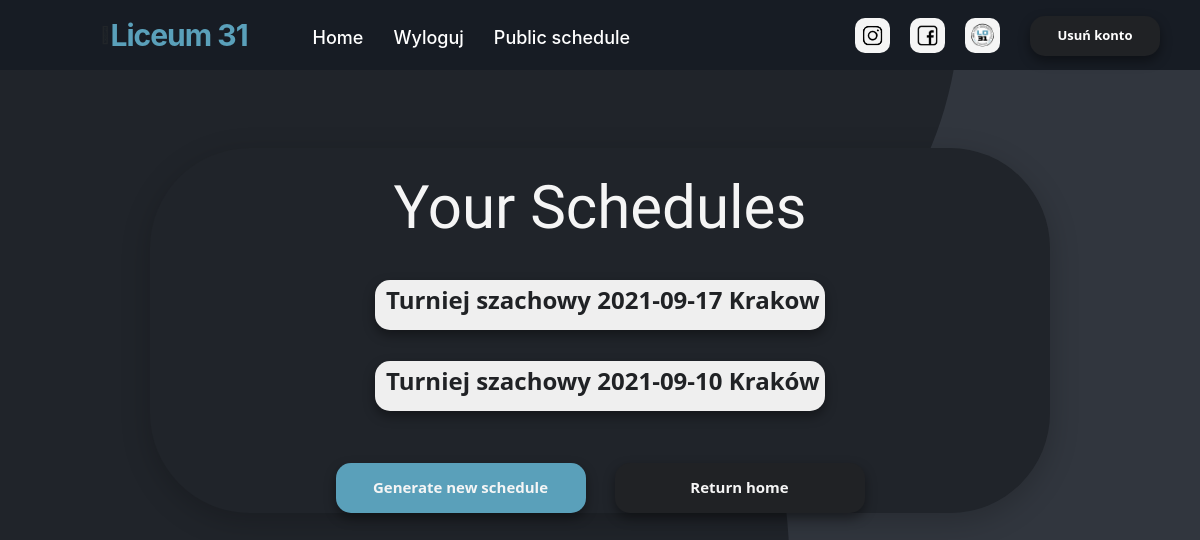
Before: /tournaments (signed in) with the older database file.
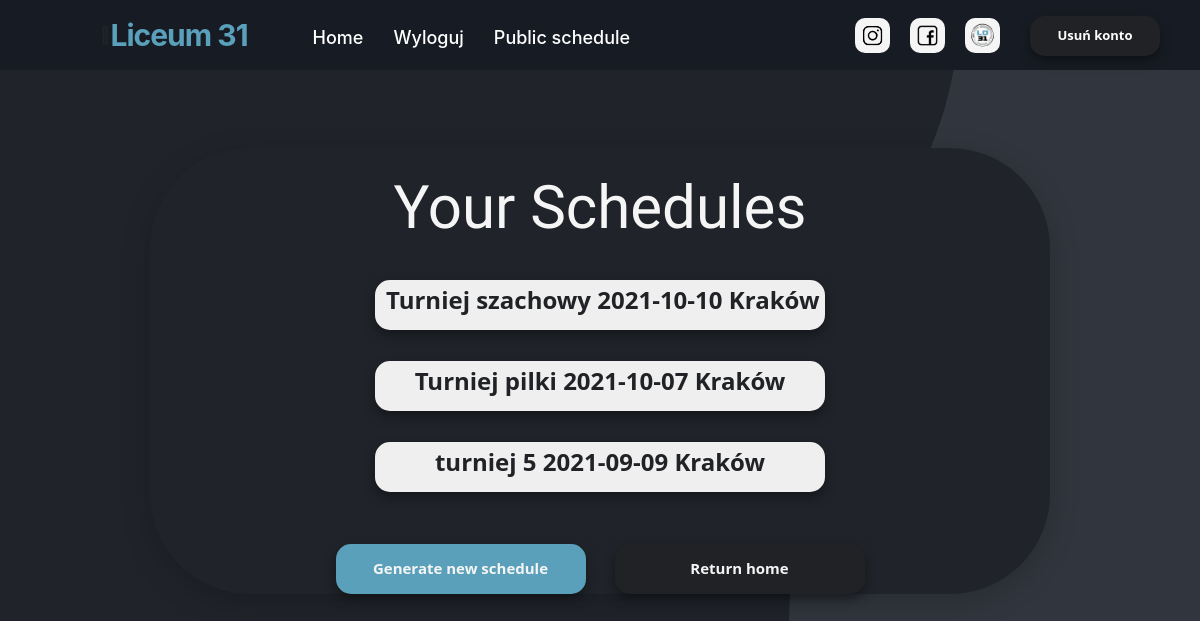
After: the same page with the newer database file.
### website/models.py (models this page shows)
class Tournament(db.Model):
    id = db.Column(db.Integer,primary_key=True)
    user_id = db.Column(db.Integer,db.ForeignKey('user.id'))
    name = db.Column(db.String(150))
    date = db.Column(db.Date)
    location = db.Column(db.String(150))
    discipline = db.Column(db.String(150))
    type = db.Column(db.String(150))
    status = db.Column(db.String(150), default="upcoming")
    is_public = db.Column(db.Boolean(),default=False)
    duals = db.relationship('Dual')
    players = db.relationship('Player')
    teams = db.relationship('Team')
    standings = db.relationship('Standing')

### website/views.py (the view)
@views.route('/tournaments', methods=['GET', 'POST'])
@login_required
def tournaments():
    return render_template("tournaments.html", user=current_user)

### website/__init__.py (called while the page is built)
def create_app():
    app = Flask(__name__)
    app.config['SECRET_KEY'] = 'kjabwdlajbal'
    app.config['SQLALCHEMY_DATABASE_URI'] = f'sqlite:///{DB_NAME}'
    db.init_app(app)  # inicjowanie bazy danych dla aplikacji
    from .views import views
    from .auth import auth
    app.register_blueprint(views, url_prefix='/')
    app.register_blueprint(auth, url_prefix='/')
    from .models import User,Player
    create_datebase(app)
    login_manager = LoginManager()
    login_manager.login_view = 'auth.login'
    login_manager.init_app(app)
    @login_manager.user_loader
    def load_user(id):
        return User.query.get(int(id))
    return app

### website/templates/tournaments.html
 {% extends "base.html" %} {% block title %}Schedules{% endblock %} {% block content %}
<section class="tournaments_box_container container_tournaments">
    <br>
    <h3 align="center">Your Schedules</h3>
    <br>
    <ol class="list-group list-group-flush" id="pary">
        {% for tournament in user.tournaments %}
        <div align="center">
            <ol class="badge ">
                <button class="btn-danger_nav_list_group" onClick="showTournament({{tournament.id}})"> <div> <h4>{{tournament.name}} {{tournament.date}} {{tournament.location}}</h4> </div></button>
            </ol>
        </div>
        <br /> {% endfor %}
    </ol>
    <br />
    <div align="center">
        <a href="/new-schedule">
            <button type="button" class="btn-danger_nav_tournaments_blue">Generate new schedule</button>
        </a>
        <a href="/" style="margin-left: 25px;">
            <button type="button" class="btn-danger_nav_tournaments">Return home</button>
        </a>
    </div>
</section>
{% endblock %}

### website/templates/base.html (shortened to what this page needs)
<!DOCTYPE html>
<html>
<head>
    <link rel="stylesheet" href="https://stackpath.bootstrapcdn.com/bootstrap/4.4.1/css/bootstrap.min.css" />
    <link rel="stylesheet" href="https://stackpath.bootstrapcdn.com/font-awesome/4.7.0/css/font-awesome.min.css" />
    <link rel="stylesheet" href="{{ url_for('static', filename='style.css') }}">
</head>
<body>
    <nav>
        <div class="menu-icon">
            <span class="fas fa-bars"></span></div>
        <div class="logo" style="color: #5AA0BA; font-weight: 700;">
            Liceum 31</div>
        <div class="nav-items">
            {% if user.is_authenticated %}
            <li><a class="linkbutton link-active" id="home" href="/">Home</a></li>
            <li><a class="linkbutton" id="logout" href="/logout">Wyloguj</a></li>
            <li><a class="linkbutton" href="/public-schedule">Public schedule</a></li>
            {% else %}
            <li><a class="linkbutton" id="login" href="/login">Zaloguj</a></li>
            <li><a class="linkbutton" id="signUp" href="/sign-up">Zarejestruj się</a></li>
            {% endif %}
        </div>
        <a href="https://www.instagram.com/31lokrakow" target="_blank" rel="noopener noreferrer"> <img style="margin-right: 20px;" class="logo_social" src="../static/instragram-icon.png" width="35" height="35" alt="Instagram logo"></a>
        <a href="https://www.facebook.com/31LOKrakow" target="_blank" rel="noopener noreferrer"> <img style="margin-right: 20px;" class="logo_social" src="../static/facebook-icon.png" width="35" height="35" alt="Facebook logo"></a>
        <a href="https://www.lo31.krakow.pl/" target="_blank" rel="noopener noreferrer"> <img class="logo_social" src="../static/logo 31lo.png" width="35" height="35" alt="Oficjalna strona 31LO"></a>
        <button style="margin-left: 30px; margin-right: -60px;" align="right" type="submit" class="btn-danger_nav" onClick="deleteUser({{user.id}})">
      Usuń konto
    </button>
    </nav>
    <div class="container">{% block content %} {% endblock %}</div>
</body>
</html>

### website/static/style.css (style rules this page uses)
body { background-image: url("../static/bgp.png"); scroll-behavior: smooth; overflow: overlay; background-repeat: no-repeat; background-attachment: fixed }
.list-group { display: flex; flex-direction: column; padding-left: 0; margin-bottom: 0; font-weight: 700; }
nav { background: #171c24; display: flex; flex-wrap: wrap; align-items: center; justify-content: space-between; height: 70px; padding: 0 100px; }
nav .logo { color: #fff; font-size: 30px; font-weight: 600; letter-spacing: -1px; text-decoration: none; }
nav .nav-items { display: flex; flex: 1; padding: 0 0 0 50px; margin-top: 4px; }
nav .nav-items li { list-style: none; padding: 0 15px; }
nav .nav-items li a { color: #fff; font-size: 18px; font-weight: 500; text-decoration: none; }
.logo_social { border-radius: 10px; background-color: whitesmoke; }
h3 { color: whitesmoke; font-family: 'Stick No Bills', sans-serif; font-size: 60px; }
.tournaments_box_container { background-color: #20242A; height: 300px; width: 700px; box-shadow: 0 8px 30px 0 rgba(0, 0, 0, 0.2); border-radius: 100px; }
.container_tournaments { width: 900px; height: auto; margin: 0 auto; margin-top: 7%; }
a { color: #fff; font-size: 15px; font-weight: 500; text-decoration: none; }
h4 { font-family: "Segoe UI", Tahoma, Geneva, Verdana, sans-serif; }
.btn-danger_nav { background-color: #202225; border: 0; width: 130px; height: 40px; border-radius: 15px; font-family: "Segoe UI", Tahoma, Geneva, Verdana, sans-serif; color: white; font-size: 13px; font-weight: bold; outline: none; box-shadow: 0px 5px 12px rgba(0, 0, 0, 0.4); transition: 0.5s; backface-visibility: hidden; margin-top: 1px; }
.btn-danger_nav_list_group { border: 0; width: 450px; height: 50px; border-radius: 15px; outline: none; box-shadow: 0px 5px 12px rgba(0, 0, 0, 0.4); transition: 0.5s; backface-visibility: hidden; margin-top: 1px; }
.btn-danger_nav_list_group h4 { color: #202225; font-family: "Segoe UI", Tahoma, Geneva, Verdana, sans-serif; font-weight: bold; padding: 5px; }
.btn-danger_nav_tournaments_blue { background-color: #5AA0BA; border: 0; width: 250px; height: 50px; border-radius: 15px; font-family: "Segoe UI", Tahoma, Geneva, Verdana, sans-serif; color: whitesmoke; font-size: 15px; font-weight: bold; outline: none; box-shadow: 0px 5px 12px rgba(0, 0, 0, 0.4); transition: 0.5s; backface-visibility: hidden; margin-top: 1px; }
.btn-danger_nav_tournaments { background-color: #202225; border: 0; width: 250px; height: 50px; border-radius: 15px; font-family: "Segoe UI", Tahoma, Geneva, Verdana, sans-serif; color: whitesmoke; font-size: 15px; font-weight: bold; outline: none; box-shadow: 0px 5px 12px rgba(0, 0, 0, 0.4); transition: 0.5s; backface-visibility: hidden; margin-top: 1px; }

Changed rows visible on the page:
changed Tournament "Turniej szachowy": date "2021-09-17" → "2021-10-10"; location "Krakow" → "Kraków"
changed Tournament: name "Turniej szachowy" → "Turniej pilki"; date "2021-09-10" → "2021-10-07"
added Tournament: name "turniej 5", date "2021-09-09", location "Kraków"
